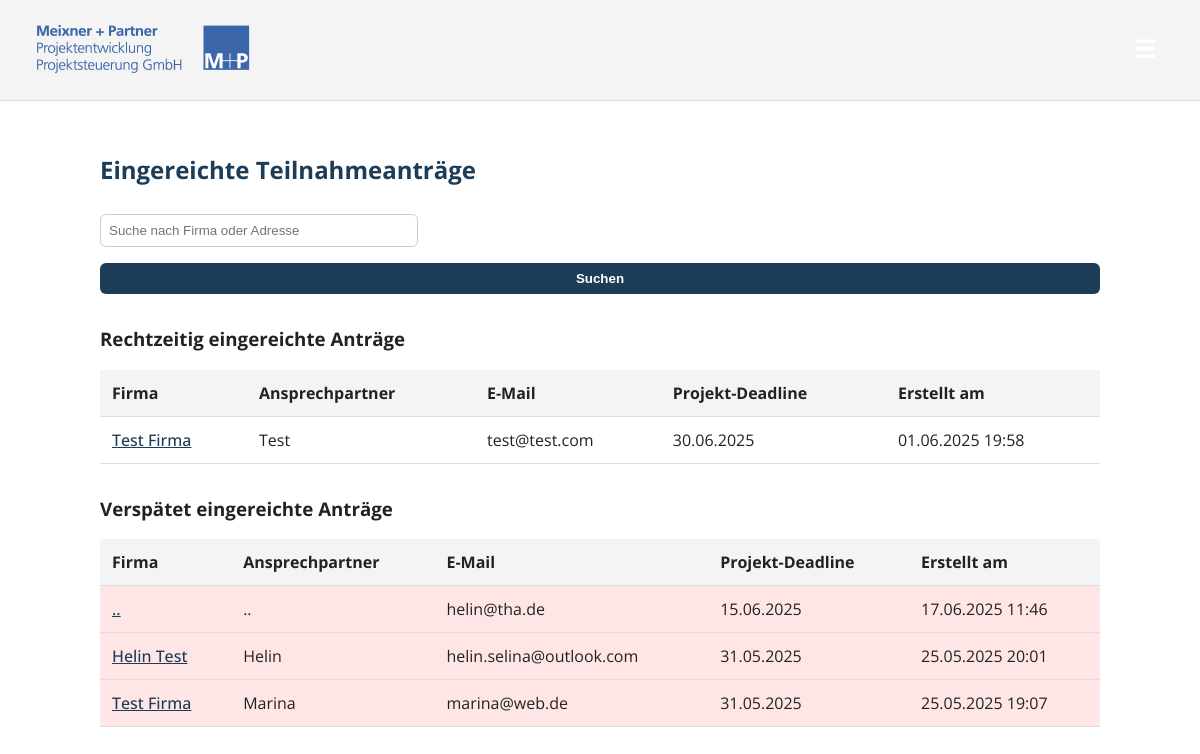
Page /antraege/ (signed in) on the earlier database version.
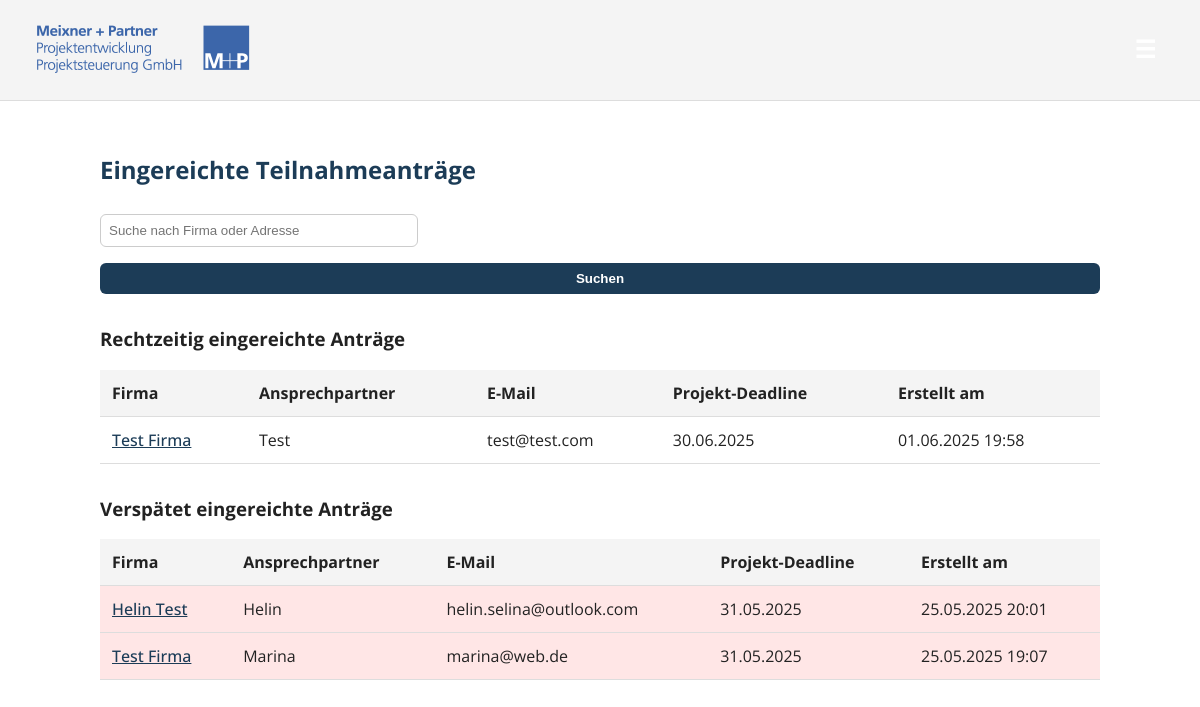
Same page on the later database version.
### portal/models.py (models this page shows, shortened)
class Teilnahmeantrag(models.Model):
    user = models.ForeignKey(
        settings.AUTH_USER_MODEL,
        on_delete=models.CASCADE,
        help_text="Der Bieter, der diesen Antrag eingereicht hat"
    )
    projekt = models.ForeignKey(Projekt, on_delete=models.PROTECT, related_name='antraege')
    firmenname = models.CharField(max_length=200)
    adresse = models.CharField(max_length=200)
    ansprechpartner = models.CharField(max_length=100)
    email = models.EmailField()
    wirtschaftliche_verknuepfungen = models.TextField(blank=True)
    insolvenz = models.BooleanField(default=False)
    straftat = models.BooleanField(default=False)
    fehlende_abgaben = models.BooleanField(default=False)
    user = models.ForeignKey(settings.AUTH_USER_MODEL, on_delete=models.CASCADE)
    projekt = models.ForeignKey(
        'Projekt',
        on_delete=models.PROTECT,
        help_text="Für welches Projekt reichen Sie diesen Antrag ein?"
    )
    umsatz_2023 = models.DecimalField(max_digits=12, decimal_places=2)
    umsatz_2022 = models.DecimalField(max_digits=12, decimal_places=2)
    umsatz_2021 = models.DecimalField(max_digits=12, decimal_places=2)
    is_brutto = models.BooleanField(
        default=True,
        help_text="Ankreuzen, wenn der Umsatz Brutto (inkl. Steuer) angegeben ist."
    )
    steuer_satz = models.DecimalField(
        max_digits=5,
        decimal_places=2,
        default=Decimal('19.00'),
        help_text="Steuersatz in Prozent (z. B. 19.00 für 19%)."
    )
    score_anforderung1 = models.IntegerField(
        null=True, blank=True,
        help_text="Punkte (0–10) für Kriterium 1"
    )
    score_anforderung2 = models.IntegerField(
        null=True, blank=True,
        help_text="Punkte (0–10) für Kriterium 2"
    )
    gesamt_score = models.IntegerField(
        null=True, blank=True,
        help_text="Summenpunktzahl (auto-berechnet)"
    )
    berufshaftpflicht_vorhanden = models.BooleanField(default=False)
    berufshaftpflicht_nachweis = models.FileField(
        upload_to='nachweise/',
        blank=True, null=True
    )
    projektleitung = models.CharField(
        max_length=100,
        help_text="Name der Projektleitung"
    )
    team_groesse = models.IntegerField(
        verbose_name="Team-Größe",
        help_text="Anzahl Mitarbeitende im Projektteam"
    )
    zustandigkeit_bauleitung = models.CharField(
        max_length=100,
        blank=True,
        help_text="Verantwortlich für Bauleitung"
    )
    referenz_1 = models.TextField(help_text="Beschreibung eines Referenzprojekts")
    referenz_2 = models.TextField(
        blank=True,
        help_text="Optionales weiteres Referenzprojekt"
    )
    referenz_upload = models.FileField(
        upload_to='referenzen/',
        blank=True, null=True,
        help_text="Nur PDF zulässig"
    )
    from django.db.models import JSONField
    antworten = JSONField(blank=True, default=dict, help_text="...")
    bewertungen_data = JSONField(
        blank=True, default=dict,
        help_text="Speichert die Punkte/Kommentare aus Bewertungen"
    )
    erstellt_am = models.DateTimeField(auto_now_add=True)
    class Meta:
        verbose_name = "Teilnahmeantrag"
        verbose_name_plural = "Teilnahmeanträge"

class Projekt(models.Model):
    name = models.CharField(max_length=200, help_text="Projektname")
    beschreibung = models.TextField(blank=True)
    deadline = models.DateField(help_text="Einsendeschluss für Anträge")
    class Meta:
        verbose_name = "Projekt"
        verbose_name_plural = "Projekte"

### portal/views.py (the view)
# urls.py: path('antraege/', views.antrag_liste, name='antrag_liste'),
@login_required
def antrag_liste(request):
    q = request.GET.get('q', '').strip()
    base_qs = Teilnahmeantrag.objects.select_related('projekt').order_by('-erstellt_am')
    if q:
        base_qs = base_qs.filter(
            Q(firmenname__icontains=q) |
            Q(adresse__icontains=q)
        )
    today = timezone.now().date()
    on_time = base_qs.filter(projekt__deadline__gte=today)
    late = base_qs.filter(projekt__deadline__lt=today)
    return render(request, 'portal/antrag_liste.html', {
        'on_time': on_time,
        'late': late,
        'search_query': q,
    })

### portal/templates/portal/antrag_liste.html (shortened to what this page needs)
{% extends 'portal/base.html' %}
{% block content %}
<h2>Eingereichte Teilnahmeanträge</h2>
<form method="GET" action="{% url 'antrag_liste' %}" style="margin-bottom:1.5rem;">
    <input
        type="text"
        name="q"
        placeholder="Suche nach Firma oder Adresse"
        value="{{ search_query|default:'' }}"
        style="padding:0.5rem; width:300px;"
    />
    <button type="submit" style="padding:0.5rem 1rem;">Suchen</button>
</form>
<h3>Rechtzeitig eingereichte Anträge</h3>
<table>
    <thead>
        <tr>
            <th>Firma</th>
            <th>Ansprechpartner</th>
            <th>E-Mail</th>
            <th>Projekt-Deadline</th>
            <th>Erstellt am</th>
        </tr>
    </thead>
    <tbody>
        {% for antrag in on_time %}
            <tr>
                <td>
                    <a href="{% url 'antrag_detail' antrag.pk %}">
                        {{ antrag.firmenname }}
                    </a>
                </td>
                <td>{{ antrag.ansprechpartner }}</td>
                <td>{{ antrag.email }}</td>
                <td>{{ antrag.projekt.deadline|date:"d.m.Y" }}</td>
                <td>{{ antrag.erstellt_am|date:"d.m.Y H:i" }}</td>
            </tr>
        {% empty %}
            <tr>
                <td colspan="5" style="text-align:center;">
                    Keine rechtzeitig eingereichten Anträge.
                </td>
            </tr>
        {% endfor %}
    </tbody>
</table>
<h3 style="margin-top:2rem;">Verspätet eingereichte Anträge</h3>
<table>
    <thead>
        <tr>
            <th>Firma</th>
            <th>Ansprechpartner</th>
            <th>E-Mail</th>
            <th>Projekt-Deadline</th>
            <th>Erstellt am</th>
        </tr>
    </thead>
    <tbody>
        {% for antrag in late %}
            <tr style="background-color:#ffe6e6;">
                <td>
                    <a href="{% url 'antrag_detail' antrag.pk %}">
                        {{ antrag.firmenname }}
                    </a>
                </td>
                <td>{{ antrag.ansprechpartner }}</td>
                <td>{{ antrag.email }}</td>
                <td>{{ antrag.projekt.deadline|date:"d.m.Y" }}</td>
                <td>{{ antrag.erstellt_am|date:"d.m.Y H:i" }}</td>
            </tr>
        {% empty %}
            <tr>
                <td colspan="5" style="text-align:center;">
                    Keine verspäteten Anträge.
                </td>
            </tr>
        {% endfor %}
    </tbody>
</table>
{% endblock %}

Differences in the rows shown:
removed Teilnahmeantrag: firmenname "..", ansprechpartner "..", email "helin@tha.de", projekt.deadline "15.06.2025", erstellt_am "17.06.2025 11:46", shown under "Verspätet eingereichte Anträge"
